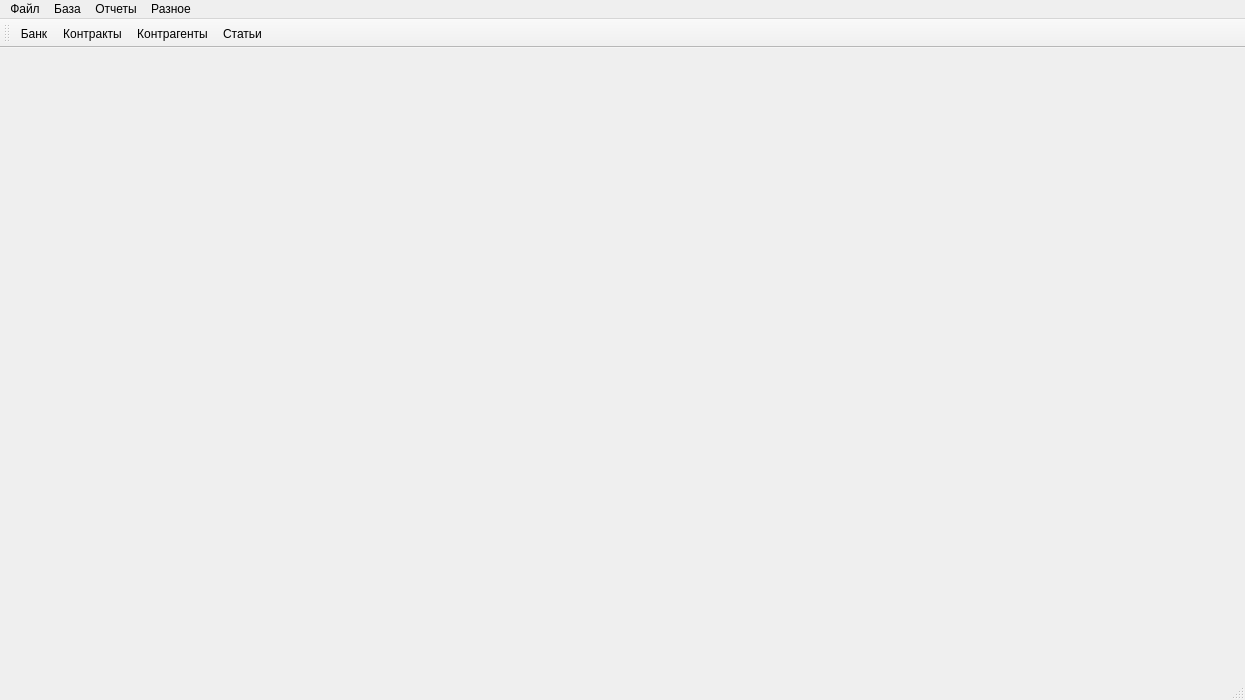
<?xml version="1.0" encoding="UTF-8"?>
<ui version="4.0">
 <class>MainWindow</class>
 <widget class="QMainWindow" name="MainWindow">
  <property name="geometry">
   <rect>
    <x>0</x>
    <y>0</y>
    <width>1245</width>
    <height>700</height>
   </rect>
  </property>
  <property name="windowTitle">
   <string>MainWindow</string>
  </property>
  <widget class="QWidget" name="centralwidget">
   <layout class="QVBoxLayout" name="verticalLayout">
    <item>
     <widget class="QTabWidget" name="tabWidgetMain">
      <property name="autoFillBackground">
       <bool>false</bool>
      </property>
      <property name="currentIndex">
       <number>-1</number>
      </property>
      <property name="documentMode">
       <bool>true</bool>
      </property>
     </widget>
    </item>
   </layout>
  </widget>
  <widget class="QMenuBar" name="menubar">
   <property name="geometry">
    <rect>
     <x>0</x>
     <y>0</y>
     <width>1245</width>
     <height>21</height>
    </rect>
   </property>
   <widget class="QMenu" name="menu">
    <property name="title">
     <string>Файл</string>
    </property>
    <addaction name="actionOpenBase"/>
    <addaction name="actionSaveAs"/>
    <addaction name="actionCloseBase"/>
    <addaction name="actionNewBase"/>
    <addaction name="separator"/>
    <addaction name="actionExit"/>
    <addaction name="separator"/>
    <addaction name="actionFile01"/>
    <addaction name="actionFile02"/>
    <addaction name="actionFile03"/>
   </widget>
   <widget class="QMenu" name="menu_2">
    <property name="title">
     <string>База</string>
    </property>
    <addaction name="actionBank"/>
    <addaction name="actionContracts"/>
    <addaction name="actionCounterparties"/>
    <addaction name="actionArticles"/>
   </widget>
   <widget class="QMenu" name="menu_3">
    <property name="title">
     <string>Разное</string>
    </property>
    <addaction name="actionOptions"/>
    <addaction name="separator"/>
    <addaction name="actionImportPP"/>
    <addaction name="separator"/>
    <addaction name="actionAbout"/>
   </widget>
   <widget class="QMenu" name="menu_4">
    <property name="title">
     <string>Отчеты</string>
    </property>
    <addaction name="actionRep_bank"/>
    <addaction name="actionRepContracsShort"/>
    <addaction name="actionRepContractsIsNote"/>
    <addaction name="actionRepContracts"/>
   </widget>
   <addaction name="menu"/>
   <addaction name="menu_2"/>
   <addaction name="menu_4"/>
   <addaction name="menu_3"/>
  </widget>
  <widget class="QStatusBar" name="statusbar"/>
  <widget class="QToolBar" name="toolBar">
   <property name="windowTitle">
    <string>toolBar</string>
   </property>
   <property name="iconSize">
    <size>
     <width>32</width>
     <height>32</height>
    </size>
   </property>
   <attribute name="toolBarArea">
    <enum>TopToolBarArea</enum>
   </attribute>
   <attribute name="toolBarBreak">
    <bool>false</bool>
   </attribute>
   <addaction name="actionBank"/>
   <addaction name="actionContracts"/>
   <addaction name="actionCounterparties"/>
   <addaction name="actionArticles"/>
  </widget>
  <action name="actionBank">
   <property name="icon">
    <iconset resource="pix.qrc">
     <normaloff>:/pix/bank.png</normaloff>:/pix/bank.png</iconset>
   </property>
   <property name="text">
    <string>Банк</string>
   </property>
   <property name="toolTip">
    <string>Банк</string>
   </property>
  </action>
  <action name="actionArticles">
   <property name="icon">
    <iconset resource="pix.qrc">
     <normaloff>:/pix/article.png</normaloff>:/pix/article.png</iconset>
   </property>
   <property name="text">
    <string>Статьи</string>
   </property>
   <property name="toolTip">
    <string>Статьи</string>
   </property>
  </action>
  <action name="actionCounterparties">
   <property name="icon">
    <iconset resource="pix.qrc">
     <normaloff>:/pix/conterp.png</normaloff>:/pix/conterp.png</iconset>
   </property>
   <property name="text">
    <string>Контрагенты</string>
   </property>
   <property name="toolTip">
    <string>Контрагенты</string>
   </property>
  </action>
  <action name="actionContracts">
   <property name="icon">
    <iconset resource="pix.qrc">
     <normaloff>:/pix/contracts.png</normaloff>:/pix/contracts.png</iconset>
   </property>
   <property name="text">
    <string>Контракты</string>
   </property>
   <property name="toolTip">
    <string>Контракты</string>
   </property>
  </action>
  <action name="actionOptions">
   <property name="icon">
    <iconset resource="pix.qrc">
     <normaloff>:/pix/tools.png</normaloff>:/pix/tools.png</iconset>
   </property>
   <property name="text">
    <string>Настройки</string>
   </property>
   <property name="toolTip">
    <string>Настройки</string>
   </property>
  </action>
  <action name="actionImportPP">
   <property name="text">
    <string>Импорт ПП</string>
   </property>
   <property name="toolTip">
    <string>Импорт ПП</string>
   </property>
  </action>
  <action name="actionRep_bank">
   <property name="icon">
    <iconset resource="pix.qrc">
     <normaloff>:/pix/rep.png</normaloff>:/pix/rep.png</iconset>
   </property>
   <property name="text">
    <string>Отчет по банку основной</string>
   </property>
   <property name="toolTip">
    <string>Отчет по банку</string>
   </property>
  </action>
  <action name="actionOpenBase">
   <property name="text">
    <string>Открыть базу</string>
   </property>
   <property name="toolTip">
    <string>Открыть базу</string>
   </property>
  </action>
  <action name="actionCloseBase">
   <property name="text">
    <string>Закрыть базу</string>
   </property>
   <property name="toolTip">
    <string>Закрыть базу</string>
   </property>
  </action>
  <action name="actionSaveAs">
   <property name="text">
    <string>Сохранить базу как</string>
   </property>
   <property name="toolTip">
    <string>Сохранить как</string>
   </property>
  </action>
  <action name="actionNewBase">
   <property name="text">
    <string>Создать новую базу</string>
   </property>
   <property name="toolTip">
    <string>Новая база</string>
   </property>
  </action>
  <action name="actionExit">
   <property name="icon">
    <iconset resource="pix.qrc">
     <normaloff>:/pix/quit.png</normaloff>:/pix/quit.png</iconset>
   </property>
   <property name="text">
    <string>Выход</string>
   </property>
   <property name="toolTip">
    <string>Выход</string>
   </property>
  </action>
  <action name="actionAbout">
   <property name="text">
    <string>Об авторах</string>
   </property>
   <property name="toolTip">
    <string>Об авторах</string>
   </property>
  </action>
  <action name="actionRepContracts">
   <property name="icon">
    <iconset resource="pix.qrc">
     <normaloff>:/pix/rep.png</normaloff>:/pix/rep.png</iconset>
   </property>
   <property name="text">
    <string>Отчет по контрактам подробный</string>
   </property>
   <property name="toolTip">
    <string>Отчет по контрактам</string>
   </property>
  </action>
  <action name="actionRepContracsShort">
   <property name="icon">
    <iconset resource="pix.qrc">
     <normaloff>:/pix/rep.png</normaloff>:/pix/rep.png</iconset>
   </property>
   <property name="text">
    <string>Отчет по контрактам по субкодам</string>
   </property>
   <property name="toolTip">
    <string>Отчет по контрактам короткий по субкодам</string>
   </property>
  </action>
  <action name="actionRepContractsIsNote">
   <property name="icon">
    <iconset resource="pix.qrc">
     <normaloff>:/pix/rep.png</normaloff>:/pix/rep.png</iconset>
   </property>
   <property name="text">
    <string>Контракты с примечанием</string>
   </property>
   <property name="toolTip">
    <string>Контракты с примечанием</string>
   </property>
  </action>
  <action name="actionQuery">
   <property name="icon">
    <iconset resource="pix.qrc">
     <normaloff>:/pix/query.png</normaloff>:/pix/query.png</iconset>
   </property>
   <property name="text">
    <string>Запрос</string>
   </property>
   <property name="toolTip">
    <string>Вызов запроса</string>
   </property>
  </action>
  <action name="actionFile01">
   <property name="text">
    <string/>
   </property>
  </action>
  <action name="actionFile02">
   <property name="text">
    <string/>
   </property>
  </action>
  <action name="actionFile03">
   <property name="text">
    <string/>
   </property>
  </action>
 </widget>
 <resources>
  <include location="pix.qrc"/>
 </resources>
 <connections/>
</ui>
